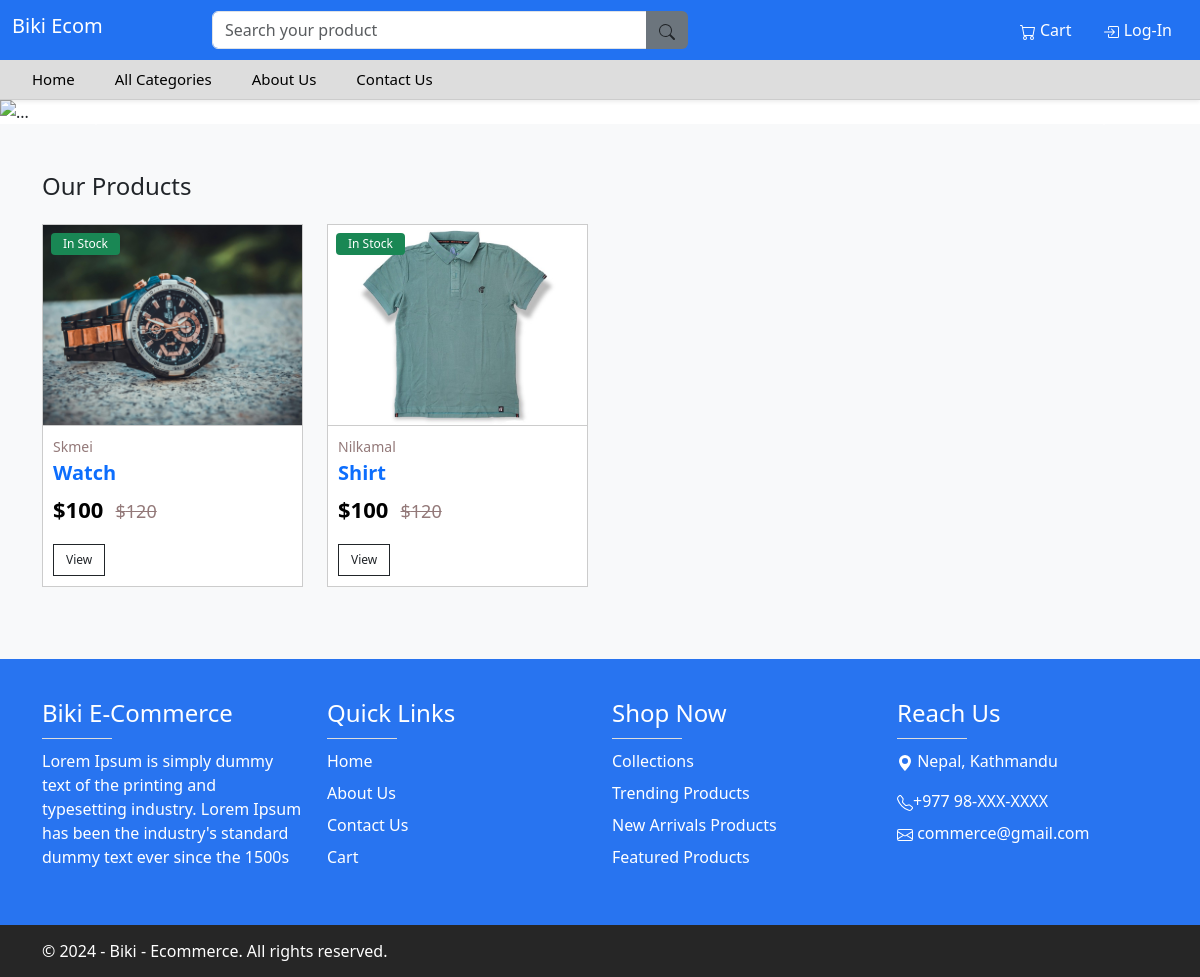
The page / on the database its author committed.
### shop/models.py (models this page shows, shortened)
class Product(models.Model):
    title=models.CharField(max_length=60)
    brand=models.CharField(max_length=60)
    slug=AutoSlugField(populate_from='title',unique=True,null=True,default=None)
    short_desc=models.CharField(max_length=300)
    long_desc=models.TextField()
    org_price=models.IntegerField()
    dis_price=models.IntegerField()
    img=models.ImageField(upload_to='image/')

### shop/views.py (the view)
# urls.py: 2. Add a URL to urlpatterns:  path('', views.home, name='home')
def home(request):
    data=models.Product.objects.all()
    return render(request,'main.html',{"data":data})

### shop/templates/main.html (shortened to what this page needs)
{% include 'header.html' %}
{% load static %}
<div id="carouselExampleCaptions" class="carousel slide" data-bs-ride="false">
    <div class="carousel-inner">
        <div class="carousel-item active">
            <img src="{% static 'image/slide-3.jpg' %}" class="d-block w-100" alt="...">
            <div class="carousel-caption d-none d-md-block">
            </div>
        </div>
    </div>
    <button class="carousel-control-prev" type="button" data-bs-target="#carouselExampleCaptions"
        data-bs-slide="prev">
        <span class="carousel-control-prev-icon" aria-hidden="true"></span>
    </button>
    <button class="carousel-control-next" type="button" data-bs-target="#carouselExampleCaptions"
        data-bs-slide="next">
        <span class="carousel-control-next-icon" aria-hidden="true"></span>
    </button>
</div>
<div class="py-3 py-md-5 bg-light">
    <div class="container">
        <div class="row">
            <div class="col-md-12">
                <h4 class="mb-4">Our Products</h4>
            </div>
            {% for i in data %}
            <div class="col-md-3">
                <div class="product-card">
                    <div class="product-card-img">
                        <label class="stock bg-success">In Stock</label>
                        <div style="display: flex; justify-content: center; ">
                        <img src="media/{{i.img}}" alt="Laptop"  style="max-height:200px; width:auto;">
                        </div>
                    </div>
                    <div class="product-card-body">
                        <p class="product-brand">{{i.brand}}</p>
                        <h5 class="product-name">
                           <a href="">
                                {{ i.title | capfirst }}
                           </a>
                        </h5>
                        <div>
                            <span class="selling-price">${{i.dis_price}}</span>
                            <span class="original-price">${{i.org_price}}</span>
                        </div>
                        <div class="mt-2">
                            <a href="{% url "detail" i.slug %}" class="btn btn1"> View </a>
                        </div>
                    </div>
                </div>
            </div>
            {% endfor %}
        </div>
    </div>
</div>
{% include 'footer.html' %}

### shop/static/css/style.css (style rules this page uses)
.product-card { background-color: #fff; border: 1px solid #ccc; margin-bottom: 24px; }
.product-card a { text-decoration: none; }
.product-card .stock { position: absolute; color: #fff; border-radius: 4px; padding: 2px 12px; margin: 8px; font-size: 12px; }
.product-card .product-card-img { max-height: 260px; overflow: hidden; border-bottom: 1px solid #ccc; }
.product-card .product-card-img img { width: 100%; }
.product-card .product-card-body { padding: 10px 10px; }
.product-card .product-card-body .product-brand { font-size: 14px; font-weight: 400; margin-bottom: 4px; color: #937979; white-space: nowrap; text-overflow: ellipsis; overflow: hidden; }
.product-card .product-card-body .product-name { font-size: 20px; font-weight: 600; color: #000; white-space: nowrap; text-overflow: ellipsis; overflow: hidden; }
.product-card .product-card-body .selling-price { font-size: 22px; color: #000; font-weight: 600; margin-right: 8px; }
.product-card .product-card-body .original-price { font-size: 18px; color: #937979; font-weight: 400; text-decoration: line-through; }
.product-card .product-card-body .btn1 { border: 1px solid; margin-right: 3px; border-radius: 0px; font-size: 12px; margin-top: 10px; }

### rows shown on the page
Product: img (picture), brand "Skmei", title "Watch", dis_price "100", org_price "120"
Product: img (picture), brand "Nilkamal", title "Shirt", dis_price "100", org_price "120"
